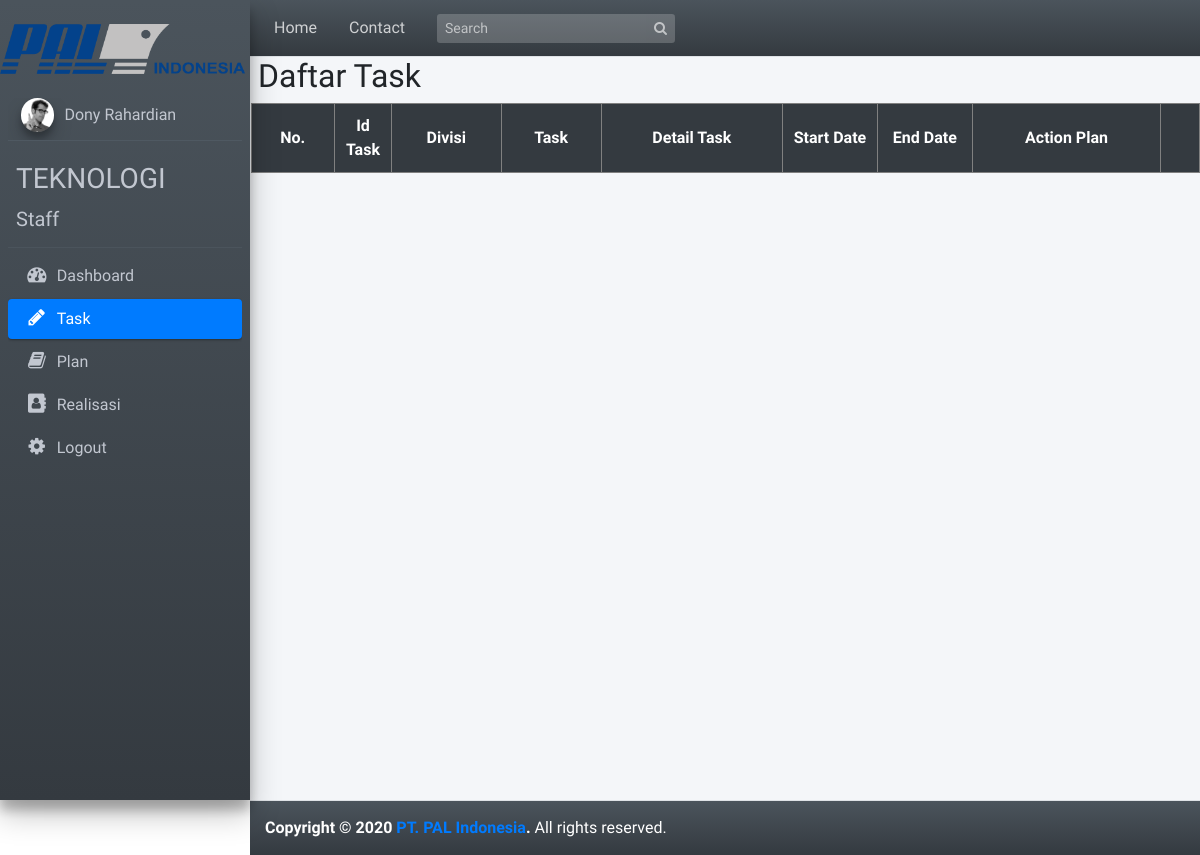
Before: /pages/user_2/index.php?task (signed in) with the older database file.
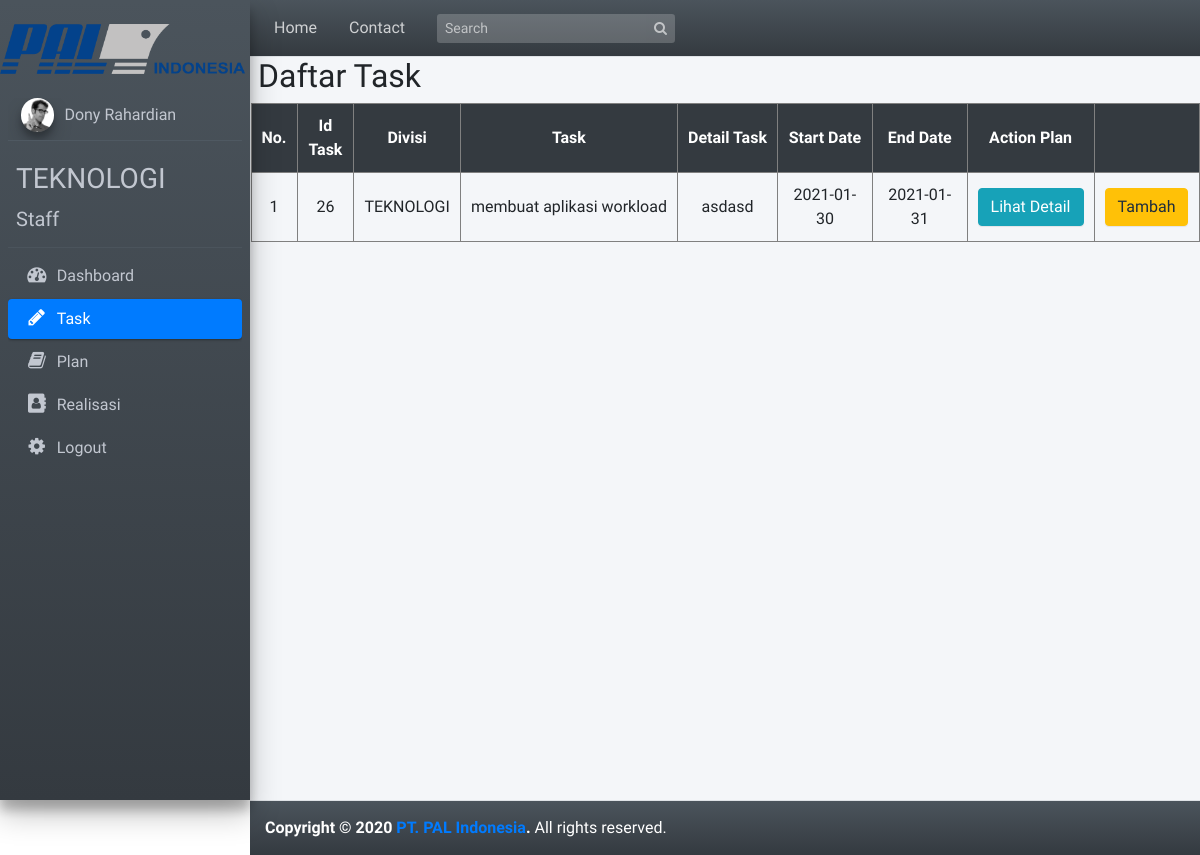
After: the same page with the newer database file.
### tables this page shows
CREATE TABLE `tabel_pj` (
  `id_task` int(11) NOT NULL,
  `nip` int(11) NOT NULL
);

CREATE TABLE `tabel_task` (
  `id_task` int(11) NOT NULL,
  `divisi` varchar(255) NOT NULL,
  `task` varchar(255) NOT NULL,
  `detail_task` varchar(255) NOT NULL,
  `start_date` date NOT NULL,
  `end_date` date NOT NULL,
  `status` int(1) NOT NULL
);

### pages/user_2/tabel_task.php (the view, shortened to what this page needs)
<?php
  $no=1;
  $connect = mysqli_connect("localhost", "root", "", "magang_pal");
  $query = "SELECT * FROM tabel_task
            INNER JOIN tabel_pj
            ON tabel_task.id_task = tabel_pj.id_task
            WHERE tabel_pj.nip='$_SESSION[nip]'
            ORDER BY tabel_task.id_task DESC";
  $result = mysqli_query($connect, $query);
?>
<h2>Daftar Task</h2>
      <div class="panel panel-flat">
        <div class="row mb-2">
          <div class="table-responsive">
            <div id="daftar_task">
              <table border="1" cellpadding="10" style="text-align:center;">
                <tr bgcolor="#343a40"  style="color:#ffffff;">
                  <th >No.</th>
                  <th width="6%" >Id Task</th>
                  <th >Divisi</th>
                  <th >Task</th>
                  <th >Detail Task</th>
                  <th width="10%">Start Date</th>
                  <th width="10%">End Date</th>
                  <th>Action Plan</th>
                  <th></th>
                </tr>
                <?php
                  while($row = mysqli_fetch_array($result))
                  {
                  ?>
                  <tr>
                    <td><?php echo $no ?></td>
                    <td><?php echo $row['id_task'] ?></td>
                    <td><?php echo $row['divisi'] ?></td>
                    <td><?php echo $row['task'] ?></td>
                    <td><?php echo $row['detail_task'] ?></td>
                    <td><?php echo $row['start_date'] ?></td>
                    <td><?php echo $row['end_date']?></td>
                    <td>
                      <input type="button" name="view" value="Lihat Detail" id="<?php echo $row["id_task"]; ?>" class="btn btn-info btn-xs view_data" />
                    </td>
                    <td>
                      <input type="button" name="add" value="Tambah" id="<?php echo $row["id_task"]; ?>" class="btn btn-warning btn-xs tambah_data" />
                    </td>
                  </tr>
                  <?php $no++;
                  }
                ?>
              </table>
            </div>
          </div>
        </div>
      </div>

### pages/user_2/index.php (shortened to what this page needs)
<!DOCTYPE html>
<html>
<head>
  <link rel="stylesheet" href="../../plugins/font-awesome/css/font-awesome.min.css">
  <link rel="stylesheet" href="https://code.ionicframework.com/ionicons/2.0.1/css/ionicons.min.css">
  <link rel="stylesheet" href="../../dist/css/adminlte.min.css">
  <link rel="stylesheet" href="../../plugins/iCheck/flat/blue.css">
  <link rel="stylesheet" href="../../plugins/morris/morris.css">
  <link rel="stylesheet" href="../../plugins/jvectormap/jquery-jvectormap-1.2.2.css">
  <link rel="stylesheet" href="../../plugins/datepicker/datepicker3.css">
  <link rel="stylesheet" href="../../plugins/daterangepicker/daterangepicker-bs3.css">
  <link rel="stylesheet" href="../../plugins/bootstrap-wysihtml5/bootstrap3-wysihtml5.min.css">
</head>
<body class="hold-transition sidebar-mini">
<div class="wrapper">
  <nav class="main-header navbar navbar-expand bg-dark-gradient navbar-dark border-bottom">
    <ul class="navbar-nav">
      <li class="nav-item d-none d-sm-inline-block">
        <a href="index.php" class="nav-link">Home</a>
      </li>
      <li class="nav-item d-none d-sm-inline-block">
        <a href="#" class="nav-link">Contact</a>
      </li>
    </ul>
    <form class="form-inline ml-3">
      <div class="input-group input-group-sm">
        <input class="form-control form-control-navbar" type="search" placeholder="Search" aria-label="Search">
        <div class="input-group-append">
          <button class="btn btn-navbar" type="submit">
            <i class="fa fa-search"></i>
          </button>
        </div>
      </div>
    </form>
  </nav>
  <aside class="main-sidebar bg-dark-gradient sidebar-dark-primary elevation-4">
     <br>
    <img src="../../img/logpal.jpg" width="245px" height="50px">
    <div class="sidebar">
      <div class="user-panel mt-4 pb-2 mb-2 d-flex">
        <div class="image">
          <img src="../../dist/img/user2-160x160.jpg" class="img-circle elevation-3" alt="User Image">
        </div>
        <div class="info">
          <a href="" class="d-block"><?php echo $_SESSION['nama']; ?></a>
        </div>
      </div>
      <a href="index.php?home" class="brand-link">
      <h3 class="brand-text font-weight-light"><b><?php echo $_SESSION['divisi']; ?></b></h3>
      <span class="brand-text font-weight-light"><?php echo $_SESSION['jabatan']; ?></span>
      </a>
      <nav class="mt-2">
        <ul class="nav nav-pills nav-sidebar flex-column" data-widget="treeview" role="menu" data-accordion="false">
              <li class="nav-item">
                <a href="index.php?home" class="nav-link <?php if(isset($_REQUEST['home'])){ echo"active"; } ?>">
                  <i class="fa fa-dashboard nav-icon"></i>
                  <p>Dashboard</p>
                </a>
              </li>
              <li class="nav-item ">
                <a href="index.php?task" class="nav-link <?php if(isset($_REQUEST['task'])){ echo"active"; } ?>">
                  <i class="nav-icon fa fa-pencil"></i>
                  <p>Task</p>
                </a>
              </li>
              <li class="nav-item ">
                <a href="index.php?plan" class="nav-link <?php if(isset($_REQUEST['plan'])){ echo"active"; } ?>">
                  <i class="nav-icon fa fa-book"></i>
                  <p>Plan</p>
                </a>
              </li>
              <li class="nav-item ">
                <a href="index.php?realisasi" class="nav-link <?php if(isset($_REQUEST['realisasi'])){ echo"active"; } ?>">
                  <i class="nav-icon fa fa-address-book"></i>
                  <p>Realisasi</p>
                </a>
              </li>
              <li class="nav-item">
                <a href="../../function/logout.php" class="nav-link">
                  <i class="nav-icon fa fa-gear"></i>
                  <p>
                    Logout
                  </p>
                </a>
              </li>
        </ul>
      </nav>
    </div>
  </aside>
  <div class="content-wrapper">
    <div class="content">
    <?php
			if(isset($_REQUEST['home'])){
				include("home.php");
			}else if(isset($_REQUEST['task'])){
				include("tabel_task.php");
			}else if(isset($_REQUEST['plan'])){
        include("tabel_plan.php");
      }else if(isset($_REQUEST['realisasi'])){
        include("tabel_realisasi.php");
      }?>
    </div>
  </div>
  <footer class="main-footer bg-dark-gradient">
    <strong>Copyright &copy; 2020 <a href="https://pal.co.id">PT. PAL Indonesia</a>.</strong>
    All rights reserved.
  </footer>
</div>
</body>
</html>

Changed rows visible on the page:
added tabel_pj: id_task "26", id_task.divisi "TEKNOLOGI", id_task.task "membuat aplikasi workload", id_task.detail_task "asdasd", id_task.start_date "2021-01-30", id_task.end_date "2021-01-31"
